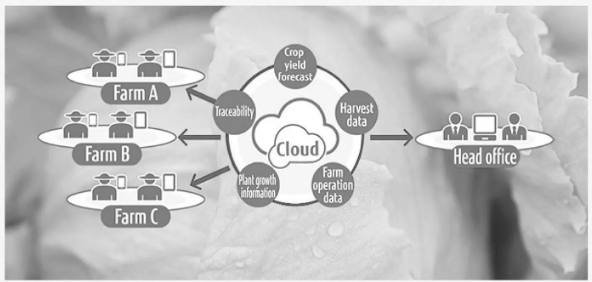
#> input picture Screenshot.png, 592 x 282 px, found by its file name
$ python demo17.py
#> lines starting #> are read from the running program, lines starting #| are printed output that depends on the picture
import cv2
import numpy as np
from matplotlib import pyplot as plt
#homogeneous filter

img = cv2.imread('screenshot.png')
#> img is the input picture: shape (282, 592, 3); min 50, max 255, mean 191.8
img = cv2.cvtColor(img, cv2.COLOR_BGR2RGB)

kernel = np.ones((5, 5), np.float32)/25
dst = cv2.filter2D(img, -1, kernel) #(-1 ; depth of the image (blur image) )
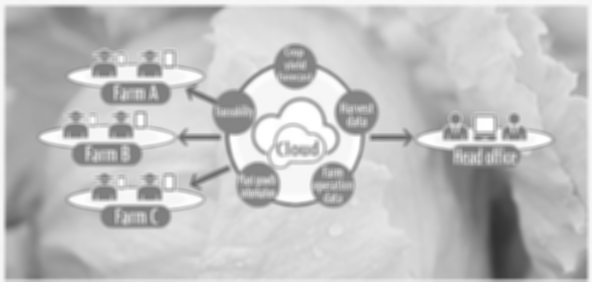
#> dst: shape (282, 592, 3); min 50, max 255, mean 191.7


titles = ['image', '2D Convolution']
images = [img, dst]

for i in range(2):
    plt.subplot(1, 2, i+1), plt.imshow(images[i], 'gray')
    plt.title(titles[i])
    plt.xticks([]),plt.yticks([])

plt.show()
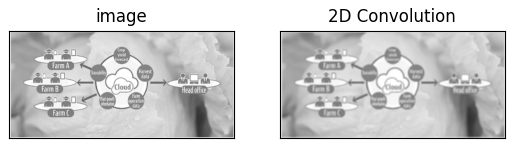
#> figure drawn by matplotlib, 2 panels
